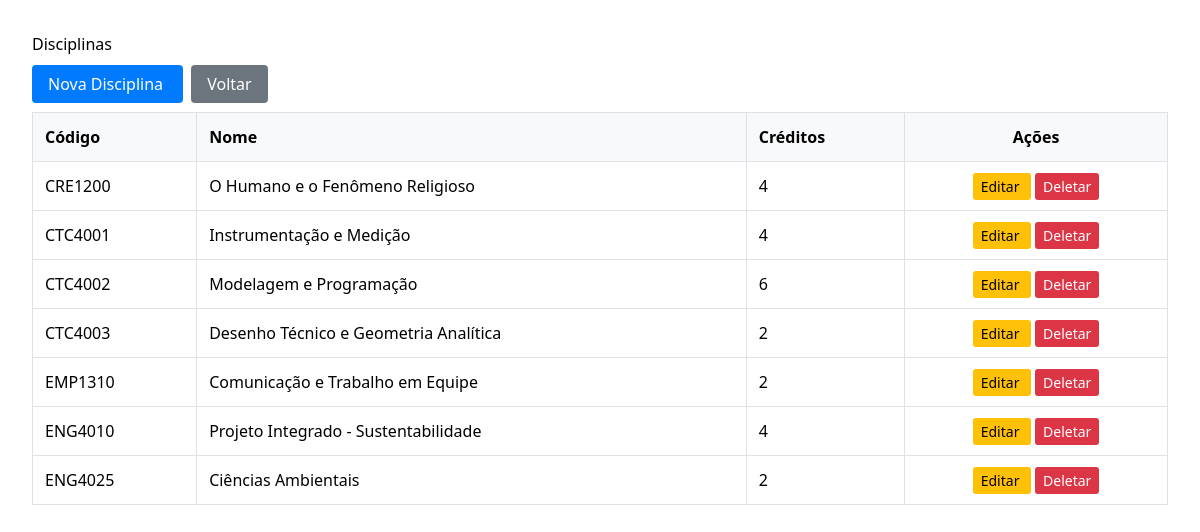
The page /disciplinas/ (signed in) on the database its author committed.
### appPUC_Planner/models.py (models this page shows, shortened)
class Course(models.Model):
	code = models.CharField("código", max_length=20, unique=True)
	name = models.CharField("nome", max_length=200)
	program = models.CharField("curso", max_length=200, blank=True, db_index=True)
	pos_top_px = models.PositiveIntegerField("pos_top_px", null=True, blank=True,
											help_text="Posição top em pixels usada pelo layout do fluxograma")
	pos_left_pct = models.FloatField("pos_left_pct", null=True, blank=True,
									 help_text="Posição left em porcentagem (0-100) usada pelo layout do fluxograma")
	prerequisites = models.CharField("pré-requisitos", max_length=500, blank=True,
									 help_text="Códigos separados por vírgula, ex: 'MAT 4162, ENG 4010'")
	credits = models.PositiveSmallIntegerField("créditos", default=0)
	class Meta:
		verbose_name = "Disciplina"
		verbose_name_plural = "Disciplinas"
		ordering = ["code"]

### hello_world/core/views.py (the view)
# urls.py: path("disciplinas/", core_views.course_list, name="course_list"),
@login_required
def course_list(request):
    courses = Course.objects.all()
    return render(request, "courses/course_list.html", {"courses": courses})

### hello_world/templates/courses/course_list.html (shortened to what this page needs)
{% extends "base.html" %}
{% block content %}
<div style="padding: 2rem; max-width: 1200px; margin: 0 auto;">
    <h1>Disciplinas</h1>
    <div style="margin: 1rem 0;">
        <a href="{% url 'course_create' %}" style="padding: 0.5rem 1rem; background: #007bff; color: white; text-decoration: none; border-radius: 4px;">
            Nova Disciplina
        </a>
        <a href="{% url 'home' %}" style="padding: 0.5rem 1rem; background: #6c757d; color: white; text-decoration: none; border-radius: 4px; margin-left: 0.5rem;">
            Voltar
        </a>
    </div>
    {% if courses %}
        <table style="width: 100%; border-collapse: collapse; margin-top: 1rem;">
            <thead>
                <tr style="background: #f8f9fa;">
                    <th style="padding: 0.75rem; border: 1px solid #dee2e6; text-align: left;">Código</th>
                    <th style="padding: 0.75rem; border: 1px solid #dee2e6; text-align: left;">Nome</th>
                    <th style="padding: 0.75rem; border: 1px solid #dee2e6; text-align: left;">Créditos</th>
                    <th style="padding: 0.75rem; border: 1px solid #dee2e6; text-align: center;">Ações</th>
                </tr>
            </thead>
            <tbody>
                {% for course in courses %}
                    <tr>
                        <td style="padding: 0.75rem; border: 1px solid #dee2e6;">{{ course.code }}</td>
                        <td style="padding: 0.75rem; border: 1px solid #dee2e6;">{{ course.name }}</td>
                        <td style="padding: 0.75rem; border: 1px solid #dee2e6;">{{ course.credits }}</td>
                        <td style="padding: 0.75rem; border: 1px solid #dee2e6; text-align: center;">
                            <a href="{% url 'course_update' course.pk %}" style="padding: 0.25rem 0.5rem; background: #ffc107; color: black; text-decoration: none; border-radius: 3px; font-size: 0.875rem;">
                                Editar
                            </a>
                            <a href="{% url 'course_delete' course.pk %}" style="padding: 0.25rem 0.5rem; background: #dc3545; color: white; text-decoration: none; border-radius: 3px; font-size: 0.875rem; margin-left: 0.25rem;">
                                Deletar
                            </a>
                        </td>
                    </tr>
                {% endfor %}
            </tbody>
        </table>
    {% else %}
        <p style="margin-top: 2rem; color: #6c757d;">Nenhuma disciplina cadastrada.</p>
    {% endif %}
</div>
{% endblock %}

### hello_world/static/css/footer_common.css (style rules this page uses)
:root { --azul-puc: #030053; --cor-texto-footer: #ffffff; }

### rows shown on the page
Course: code "CRE1200", name "O Humano e o Fenômeno Religioso", credits "4"
Course: code "CTC4001", name "Instrumentação e Medição", credits "4"
Course: code "CTC4002", name "Modelagem e Programação", credits "6"
Course: code "CTC4003", name "Desenho Técnico e Geometria Analítica", credits "2"
Course: code "EMP1310", name "Comunicação e Trabalho em Equipe", credits "2"
Course: code "ENG4010", name "Projeto Integrado - Sustentabilidade", credits "4"
Course: code "ENG4025", name "Ciências Ambientais", credits "2"
